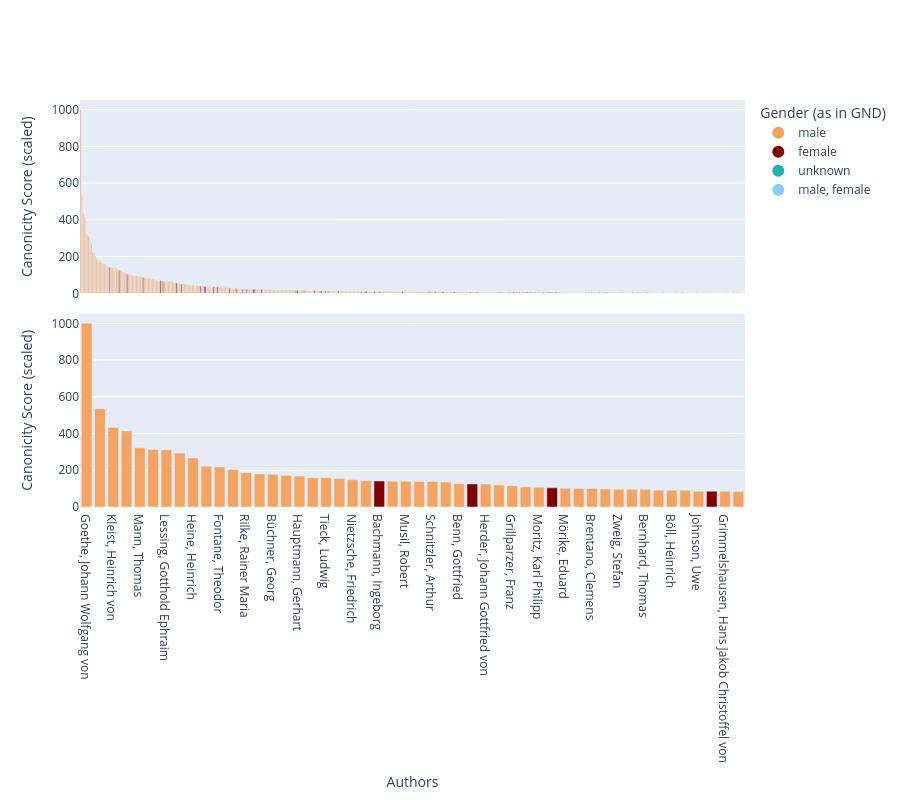

Notebook cell for this chart:
### Markdown cell above
# Distribution: Gender and canon score

### Code cell
fig = make_subplots(
    rows=2, cols=1,
    shared_xaxes=False,
    vertical_spacing=0.05
)

# Top 500

df500 = data.head(500)

fig.add_trace(
    go.Bar(
        x=df500["GND_name"],
        y=df500["canonicity_score_scaled"],
        marker_color=df500["GND_gender"].map(color_map),
        showlegend=False
    ),
    row=1, col=1
)


# Top 50

df50 = data.head(50)

fig.add_trace(
    go.Bar(
        x=df50["GND_name"],
        y=df50["canonicity_score_scaled"],
        marker_color=df50["GND_gender"].map(color_map),
        showlegend=False
    ),
    row=2, col=1
)


# Legend

for gender_value, color in color_map.items():
    fig.add_trace(
        go.Scatter(
            x=[None],
            y=[None],
            mode='markers',
            marker=dict(color=color, size=12),
            name=gender_value, 
            showlegend=True
        ),
        row=1, col=1
    )

# Layout
fig.update_layout(
    height=800,
    legend_title_text="Gender (as in GND)",
    showlegend=True
)

# Y-Axes
fig.update_yaxes(title_text="Canonicity Score (scaled)", row=1, col=1)
fig.update_yaxes(title_text="Canonicity Score (scaled)", row=2, col=1)

# X-Axes
fig.update_xaxes(showticklabels=False, row=1, col=1)

# lower x axes
fig.update_xaxes(
    showticklabels=True,
    tickfont=dict(size=12),
    categoryorder="total descending",
    title_text="Authors",
    row=2, col=1
)

fig.show()

### Figure 1 — Plotly figure (JSON) as saved in the notebook; plotly's stock layout.template omitted (floating-point values rounded to 4 significant figures; data arrays with more than 128 entries replaced by an {"elided": "..."} marker saying what was removed)
{"data": [{"marker": {"color": {"elided": "500 str values"}}, "showlegend": false, "type": "bar", "x": {"elided": "500 str values"}, "xaxis": "x", "y": {"elided": "500 float values"}, "yaxis": "y"}, {"marker": {"color": ["sandybrown", "sandybrown", "sandybrown", "sandybrown", "sandybrown", "sandybrown", "sandybrown", "sandybrown", "sandybrown", "sandybrown", "sandybrown", "sandybrown", "sandybrown", "sandybrown", "sandybrown", "sandybrown", "sandybrown", "sandybrown", "sandybrown", "sandybrown", "sandybrown", "sandybrown", "maroon", "sandybrown", "sandybrown", "sandybrown", "sandybrown", "sandybrown", "sandybrown", "maroon", "sandybrown", "sandybrown", "sandybrown", "sandybrown", "sandybrown", "maroon", "sandybrown", "sandybrown", "sandybrown", "sandybrown", "sandybrown", "sandybrown", "sandybrown", "sandybrown", "sandybrown", "sandybrown", "sandybrown", "maroon", "sandybrown", "sandybrown"]}, "showlegend": false, "type": "bar", "x": ["Goethe, Johann Wolfgang von", "Schiller, Friedrich", "Kleist, Heinrich von", "Brecht, Bertolt", "Mann, Thomas", "Kafka, Franz", "Lessing, Gotthold Ephraim", "Hoffmann, E. T. A.", "Heine, Heinrich", "Hofmannsthal, Hugo von", "Fontane, Theodor", "Hölderlin, Friedrich", "Rilke, Rainer Maria", "Grass, Günter", "Büchner, Georg", "Stifter, Adalbert", "Hauptmann, Gerhart", "Handke, Peter", "Tieck, Ludwig", "Eichendorff, Joseph von", "Nietzsche, Friedrich", "Jean Paul", "Bachmann, Ingeborg", "Gryphius, Andreas", "Musil, Robert", "Döblin, Alfred", "Schnitzler, Arthur", "Wieland, Christoph Martin", "Benn, Gottfried", "Wolf, Christa", "Herder, Johann Gottfried von", "Keller, Gottfried", "Grillparzer, Franz", "Storm, Theodor", "Moritz, Karl Philipp", "Jelinek, Elfriede", "Mörike, Eduard", "Novalis", "Brentano, Clemens", "Mann, Heinrich", "Zweig, Stefan", "Schlegel, Friedrich von", "Bernhard, Thomas", "Hebbel, Friedrich", "Böll, Heinrich", "Raabe, Wilhelm", "Johnson, Uwe", "Seghers, Anna", "Grimmelshausen, Hans Jakob Christoffel von", "Schmidt, Arno"], "xaxis": "x2", "y": [1000.0, 534.6, 432.9, 413.8, 322.1, 312.7, 311.4, 293.4, 266.8, 222.4, 218.1, 203.6, 187.0, 180.2, 178.0, 171.2, 168.4, 159.8, 159.8, 155.1, 148.6, 143.5, 141.7, 140.5, 139.9, 139.5, 139.3, 135.7, 127.0, 125.7, 125.0, 119.2, 115.9, 109.1, 108.0, 104.2, 101.8, 100.7, 100.3, 98.15, 97.12, 96.72, 96.46, 91.79, 91.77, 90.96, 85.77, 85.71, 85.44, 83.99], "yaxis": "y2"}, {"marker": {"color": "sandybrown", "size": 12}, "mode": "markers", "name": "male", "showlegend": true, "type": "scatter", "x": [null], "xaxis": "x", "y": [null], "yaxis": "y"}, {"marker": {"color": "maroon", "size": 12}, "mode": "markers", "name": "female", "showlegend": true, "type": "scatter", "x": [null], "xaxis": "x", "y": [null], "yaxis": "y"}, {"marker": {"color": "lightseagreen", "size": 12}, "mode": "markers", "name": "unknown", "showlegend": true, "type": "scatter", "x": [null], "xaxis": "x", "y": [null], "yaxis": "y"}, {"marker": {"color": "lightskyblue", "size": 12}, "mode": "markers", "name": "male, female", "showlegend": true, "type": "scatter", "x": [null], "xaxis": "x", "y": [null], "yaxis": "y"}], "layout": {"height": 800, "legend": {"title": {"text": "Gender (as in GND)"}}, "showlegend": true, "xaxis": {"anchor": "y", "domain": [0, 1], "showticklabels": false}, "xaxis2": {"anchor": "y2", "categoryorder": "total descending", "domain": [0, 1], "showticklabels": true, "tickfont": {"size": 12}, "title": {"text": "Authors"}}, "yaxis": {"anchor": "x", "domain": [0.525, 1], "title": {"text": "Canonicity Score (scaled)"}}, "yaxis2": {"anchor": "x2", "domain": [0, 0.475], "title": {"text": "Canonicity Score (scaled)"}}}}
